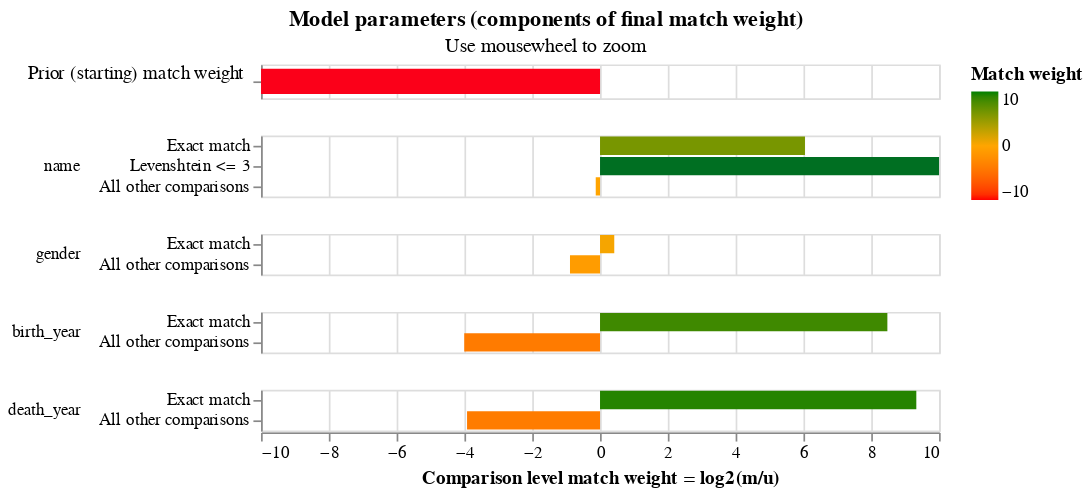

The notebook cell this image was saved under:
### Markdown cell above
Now that we have our model trained, first, lets look at what did the model learn about our data:

### Code cell
linker.match_weights_chart()

### Figure 1 — Vega-Lite specification as saved in the notebook (floating-point values rounded to 4 significant figures)
{"config": {"view": {"width": 400, "height": 60}, "mark": {"tooltip": null}, "title": {"anchor": "middle"}, "header": {"title": null}}, "data": {"values": [{"comparison_name": "probability_two_random_records_match", "sql_condition": null, "label_for_charts": "", "m_probability": null, "u_probability": null, "m_probability_description": null, "u_probability_description": null, "has_tf_adjustments": false, "tf_adjustment_column": null, "tf_adjustment_weight": null, "is_null_level": false, "bayes_factor": 0.0001, "log2_bayes_factor": -13.29, "comparison_vector_value": 0, "max_comparison_vector_value": 0, "bayes_factor_description": "The probability that two random records drawn at random match is 0.000 or one in  10,000.0 records.This is equivalent to a starting match weight of -13.288.", "probability_two_random_records_match": 0.0001, "comparison_sort_order": -1}, {"comparison_name": "name", "sql_condition": "\"name_l\" = \"name_r\"", "label_for_charts": "Exact match", "m_probability": 0.06129, "u_probability": 0.0009277, "m_probability_description": "Amongst matching record comparisons, 6.13% of records are in the exact match comparison level", "u_probability_description": "Amongst non-matching record comparisons, 0.09% of records are in the exact match comparison level", "has_tf_adjustments": false, "tf_adjustment_column": null, "tf_adjustment_weight": 1.0, "is_null_level": false, "bayes_factor": 66.06, "log2_bayes_factor": 6.046, "comparison_vector_value": 2, "max_comparison_vector_value": 2, "bayes_factor_description": "If comparison level is `exact match` then comparison is 66.06 times more likely to be a match", "probability_two_random_records_match": 0.0001, "comparison_sort_order": 0}, {"comparison_name": "name", "sql_condition": "levenshtein(\"name_l\", \"name_r\") <= 3", "label_for_charts": "Levenshtein <= 3", "m_probability": 0.02277, "u_probability": 3.752e-06, "m_probability_description": "Amongst matching record comparisons, 2.28% of records are in the levenshtein <= 3 comparison level", "u_probability_description": "Amongst non-matching record comparisons, 0.00% of records are in the levenshtein <= 3 comparison level", "has_tf_adjustments": false, "tf_adjustment_column": null, "tf_adjustment_weight": 1.0, "is_null_level": false, "bayes_factor": 6069.0, "log2_bayes_factor": 12.57, "comparison_vector_value": 1, "max_comparison_vector_value": 2, "bayes_factor_description": "If comparison level is `levenshtein <= 3` then comparison is 6,069.03 times more likely to be a match", "probability_two_random_records_match": 0.0001, "comparison_sort_order": 0}, {"comparison_name": "name", "sql_condition": "ELSE", "label_for_charts": "All other comparisons", "m_probability": 0.9159, "u_probability": 1.0, "m_probability_description": "Amongst matching record comparisons, 91.59% of records are in the all other comparisons comparison level", "u_probability_description": "Amongst non-matching record comparisons, 100.00% of records are in the all other comparisons comparison level", "has_tf_adjustments": false, "tf_adjustment_column": null, "tf_adjustment_weight": 1.0, "is_null_level": false, "bayes_factor": 0.9159, "log2_bayes_factor": -0.1267, "comparison_vector_value": 0, "max_comparison_vector_value": 2, "bayes_factor_description": "If comparison level is `all other comparisons` then comparison is  1.09 times less likely to be a match", "probability_two_random_records_match": 0.0001, "comparison_sort_order": 0}, {"comparison_name": "gender", "sql_condition": "\"gender_l\" = \"gender_r\"", "label_for_charts": "Exact match", "m_probability": 0.8503, "u_probability": 0.6356, "m_probability_description": "Amongst matching record comparisons, 85.03% of records are in the exact match comparison level", "u_probability_description": "Amongst non-matching record comparisons, 63.56% of records are in the exact match comparison level", "has_tf_adjustments": false, "tf_adjustment_column": null, "tf_adjustment_weight": 1.0, "is_null_level": false, "bayes_factor": 1.338, "log2_bayes_factor": 0.4199, "comparison_vector_value": 1, "max_comparison_vector_value": 1, "bayes_factor_description": "If comparison level is `exact match` then comparison is 1.34 times more likely to be a match", "probability_two_random_records_match": 0.0001, "comparison_sort_order": 1}, {"comparison_name": "gender", "sql_condition": "ELSE", "label_for_charts": "All other comparisons", "m_probability": 0.1972, "u_probability": 0.3644, "m_probability_description": "Amongst matching record comparisons, 19.72% of records are in the all other comparisons comparison level", "u_probability_description": "Amongst non-matching record comparisons, 36.44% of records are in the all other comparisons comparison level", "has_tf_adjustments": false, "tf_adjustment_column": null, "tf_adjustment_weight": 1.0, "is_null_level": false, "bayes_factor": 0.541, "log2_bayes_factor": -0.8863, "comparison_vector_value": 0, "max_comparison_vector_value": 1, "bayes_factor_description": "If comparison level is `all other comparisons` then comparison is  1.85 times less likely to be a match", "probability_two_random_records_match": 0.0001, "comparison_sort_order": 1}, {"comparison_name": "birth_year", "sql_condition": "\"birth_year_l\" = \"birth_year_r\"", "label_for_charts": "Exact match", "m_probability": 0.9379, "u_probability": 0.002634, "m_probability_description": "Amongst matching record comparisons, 93.79% of records are in the exact match comparison level", "u_probability_description": "Amongst non-matching record comparisons, 0.26% of records are in the exact match comparison level", "has_tf_adjustments": false, "tf_adjustment_column": null, "tf_adjustment_weight": 1.0, "is_null_level": false, "bayes_factor": 356.1, "log2_bayes_factor": 8.476, "comparison_vector_value": 1, "max_comparison_vector_value": 1, "bayes_factor_description": "If comparison level is `exact match` then comparison is 356.12 times more likely to be a match", "probability_two_random_records_match": 0.0001, "comparison_sort_order": 2}, {"comparison_name": "birth_year", "sql_condition": "ELSE", "label_for_charts": "All other comparisons", "m_probability": 0.06209, "u_probability": 0.9974, "m_probability_description": "Amongst matching record comparisons, 6.21% of records are in the all other comparisons comparison level", "u_probability_description": "Amongst non-matching record comparisons, 99.74% of records are in the all other comparisons comparison level", "has_tf_adjustments": false, "tf_adjustment_column": null, "tf_adjustment_weight": 1.0, "is_null_level": false, "bayes_factor": 0.06225, "log2_bayes_factor": -4.006, "comparison_vector_value": 0, "max_comparison_vector_value": 1, "bayes_factor_description": "If comparison level is `all other comparisons` then comparison is  16.06 times less likely to be a match", "probability_two_random_records_match": 0.0001, "comparison_sort_order": 2}, {"comparison_name": "death_year", "sql_condition": "\"death_year_l\" = \"death_year_r\"", "label_for_charts": "Exact match", "m_probability": 0.9342, "u_probability": 0.001451, "m_probability_description": "Amongst matching record comparisons, 93.42% of records are in the exact match comparison level", "u_probability_description": "Amongst non-matching record comparisons, 0.15% of records are in the exact match comparison level", "has_tf_adjustments": false, "tf_adjustment_column": null, "tf_adjustment_weight": 1.0, "is_null_level": false, "bayes_factor": 643.6, "log2_bayes_factor": 9.33, "comparison_vector_value": 1, "max_comparison_vector_value": 1, "bayes_factor_description": "If comparison level is `exact match` then comparison is 643.59 times more likely to be a match", "probability_two_random_records_match": 0.0001, "comparison_sort_order": 3}, {"comparison_name": "death_year", "sql_condition": "ELSE", "label_for_charts": "All other comparisons", "m_probability": 0.06585, "u_probability": 0.9985, "m_probability_description": "Amongst matching record comparisons, 6.58% of records are in the all other comparisons comparison level", "u_probability_description": "Amongst non-matching record comparisons, 99.85% of records are in the all other comparisons comparison level", "has_tf_adjustments": false, "tf_adjustment_column": null, "tf_adjustment_weight": 1.0, "is_null_level": false, "bayes_factor": 0.06594, "log2_bayes_factor": -3.923, "comparison_vector_value": 0, "max_comparison_vector_value": 1, "bayes_factor_description": "If comparison level is `all other comparisons` then comparison is  15.16 times less likely to be a match", "probability_two_random_records_match": 0.0001, "comparison_sort_order": 3}]}, "vconcat": [{"height": 20, "mark": {"type": "bar", "clip": true, "height": 15}, "selection": {"zoom_selector": {"type": "interval", "bind": "scales", "encodings": ["x"]}}, "transform": [{"filter": "(datum.comparison_name == 'probability_two_random_records_match')"}], "encoding": {"color": {"type": "quantitative", "field": "log2_bayes_factor", "title": "Match weight", "scale": {"range": ["red", "orange", "green"], "domain": [-10, 0, 10]}}, "tooltip": [{"type": "nominal", "field": "comparison_name", "title": "Comparison name"}, {"type": "nominal", "field": "probability_two_random_records_match", "format": ".4f", "title": "Probability two random records match"}, {"type": "quantitative", "field": "log2_bayes_factor", "title": "Equivalent match weight", "format": ",.4f"}, {"type": "nominal", "field": "bayes_factor_description", "title": "Match weight description"}], "x": {"type": "quantitative", "axis": {"labels": false, "domain": false, "title": "", "ticks": false}, "field": "log2_bayes_factor", "scale": {"domain": [-10, 10]}}, "y": {"type": "nominal", "field": "label_for_charts", "axis": {"title": "Prior (starting) match weight", "titleAngle": 0, "titleAlign": "right", "titleFontWeight": "normal"}, "sort": {"field": "comparison_vector_value", "order": "descending"}}}}, {"height": {"step": 12}, "mark": {"type": "bar", "clip": true}, "selection": {"zoom_selector": {"type": "interval", "bind": "scales", "encodings": ["x"]}}, "transform": [{"filter": "(datum.comparison_name != 'probability_two_random_records_match')"}], "encoding": {"color": {"type": "quantitative", "field": "log2_bayes_factor", "title": "Match weight", "scale": {"range": ["red", "orange", "green"], "domain": [-10, 0, 10]}}, "row": {"type": "nominal", "field": "comparison_name", "sort": {"field": "comparison_sort_order"}, "header": {"labelAngle": 0, "labelAnchor": "middle", "labelAlign": "left"}}, "tooltip": [{"type": "nominal", "field": "comparison_name", "title": "Comparison name"}, {"type": "ordinal", "field": "label_for_charts", "title": "Label"}, {"type": "nominal", "field": "sql_condition", "title": "SQL condition"}, {"type": "quantitative", "field": "m_probability", "format": ".4f", "title": "M probability"}, {"type": "quantitative", "field": "u_probability", "format": ".4f", "title": "U probability"}, {"type": "quantitative", "field": "bayes_factor", "title": "Bayes factor = m/u", "format": ",.4f"}, {"type": "quantitative", "field": "log2_bayes_factor", "title": "Match weight = log2(m/u)", "format": ",.4f"}, {"type": "nominal", "field": "bayes_factor_description", "title": "Match weight description"}], "x": {"type": "quantitative", "axis": {"title": "Comparison level match weight = log2(m/u)"}, "field": "log2_bayes_factor", "scale": {"domain": [-10, 10]}}, "y": {"type": "nominal", "field": "label_for_charts", "axis": {"title": null}, "sort": {"field": "comparison_vector_value", "order": "descending"}}}, "resolve": {"axis": {"y": "independent"}, "scale": {"y": "independent"}}}], "selection": {"zoom_selector": {"type": "interval", "bind": "scales", "encodings": ["x"]}}, "resolve": {"axis": {"y": "independent"}, "scale": {"y": "independent"}}, "title": {"text": "Model parameters (components of final match weight)", "subtitle": "Use mousewheel to zoom"}, "$schema": "https://vega.github.io/schema/vega-lite/v5.2.json"}
